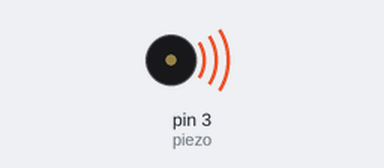
Bench run of a sketch on a simulated Arduino Uno, built with avr-gcc and run on an emulated ATmega328P. On the bench: buzzer (waves = sounding).

Above: at 0.05 s.
Timing chart, 0 to 3.0 s (numbered marks = the images above):
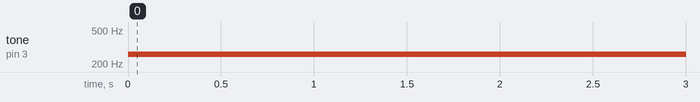

Measured:
- by itself, tone on pin 3 (piezo): silent → 261 Hz at 0.00 s

The sketch:

piezo_basic_1.ino
```cpp
int piezo = 3;

void setup() {

pinMode(piezo, OUTPUT);
}

void loop() {
   tone(piezo,261,500);
   delay(500);
}
```
